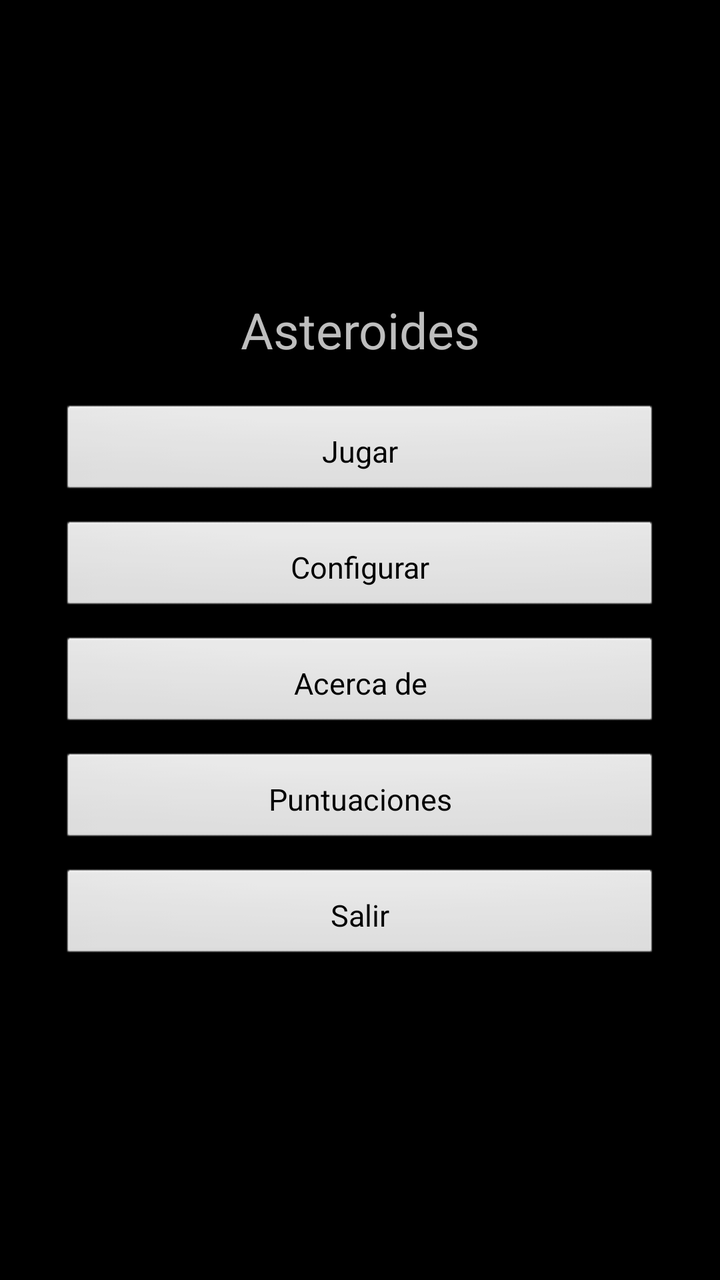
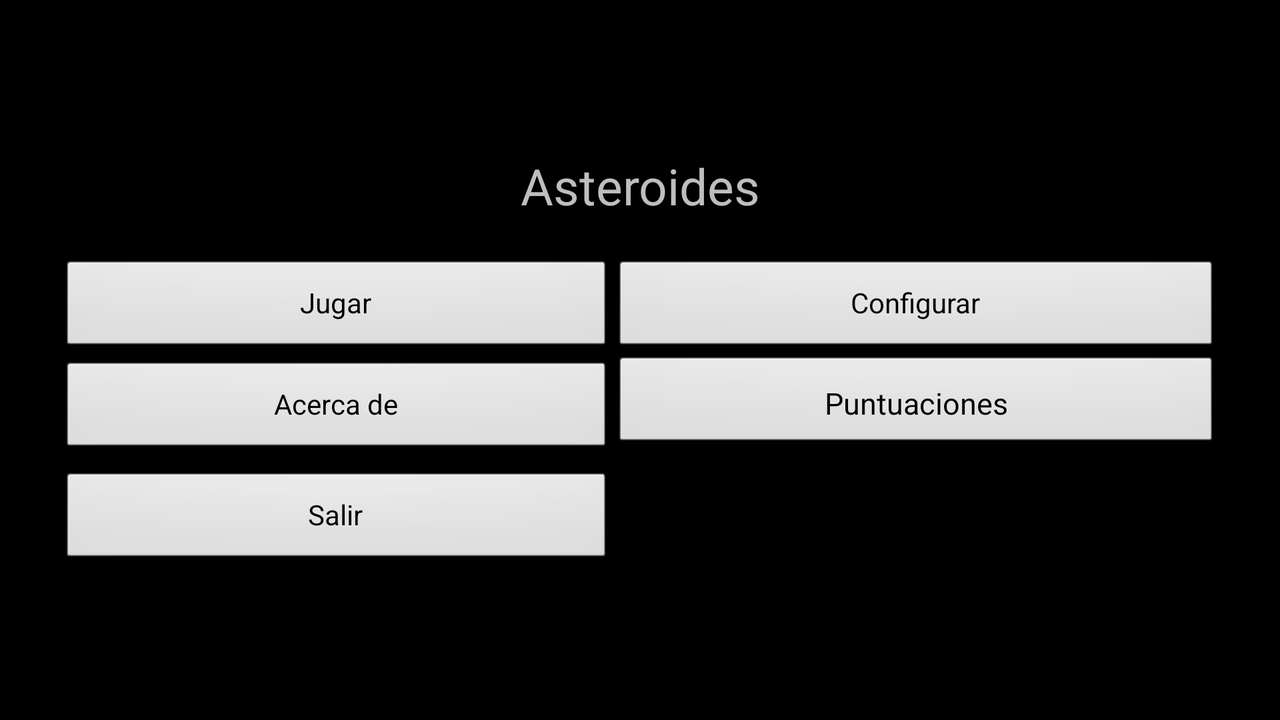

An Android layout and its configuration variant, each rendered on a device that would load it. The default file and the variant file are quoted in full after the pictures.
<!-- AndroidManifest.xml: application theme TemaAsteroides -->
<!-- res/layout/main.xml -->
<LinearLayout xmlns:android="http://schemas.android.com/apk/res/android"
    xmlns:tools="http://schemas.android.com/tools"
    android:layout_width="fill_parent"
    android:layout_height="fill_parent"
    android:background="@drawable/degradado"
    android:gravity="center"
    android:orientation="vertical"
    android:padding="30dp"
    tools:context=".Asteroides" >

    <TextView
        style="@style/textoAsteroides"
        android:text="@string/titulo_principal" />

    <Button
        android:id="@+id/btnJugar"
        style="@style/textoAsteroides.botones"
        android:text="@string/btnJugarText" />

    <Button
        android:id="@+id/btnConfigurar"
        style="@style/textoAsteroides.botones"
        android:text="@string/btnConfigurarText" />

    <Button
        android:id="@+id/btnAcercaDe"
        style="@style/textoAsteroides.botones"
        android:text="@string/btnAcercaDeText" />

    <Button
        android:id="@+id/btnPuntuaciones"
        style="@style/textoAsteroides.botones"
        android:text="@string/btnPuntuacionesText" />

    <Button
        android:id="@+id/btnSalir"
        style="@style/textoAsteroides.botones"
        android:text="@string/btnSalirText" />

</LinearLayout>
<!-- resources referenced by this layout -->
<resources>
  <string name="btnAcercaDeText">Acerca de</string>
  <string name="btnConfigurarText">Configurar</string>
  <string name="btnJugarText">Jugar</string>
  <string name="btnPuntuacionesText">Puntuaciones</string>
  <string name="btnSalirText">Salir</string>
  <string name="titulo_principal">Asteroides</string>
  <style name="textoAsteroides">
          <item name="android:layout_width">fill_parent</item>
          <item name="android:layout_height">wrap_content</item>
          <item name="android:layout_marginBottom">20sp</item>
          <item name="android:gravity">center</item>
          <item name="android:textSize">25sp</item>
      </style>
  <style name="textoAsteroides.botones">
          <item name="android:layout_marginBottom">10sp</item>
          <item name="android:textSize">15sp</item>
          <item name="android:padding">10sp</item>
      </style>
  <style name="TemaAsteroides" parent="android:Theme.NoTitleBar">
          
      </style>
</resources>
<!-- res/layout-land/main.xml (the repository's variant of the layout above) -->
<!-- drawn on the phone turned sideways -->
<LinearLayout xmlns:android="http://schemas.android.com/apk/res/android"
    xmlns:tools="http://schemas.android.com/tools"
    android:layout_width="fill_parent"
    android:layout_height="fill_parent"
    android:background="@drawable/degradado"
    android:gravity="center"
    android:orientation="vertical"
    android:padding="30dp"
    tools:context=".Asteroides" >

    <TextView
        android:layout_width="fill_parent"
        android:layout_height="wrap_content"
        android:layout_marginBottom="20dp"
        android:gravity="center"
        android:text="@string/titulo_principal"
        android:textSize="25sp" />

    <TableLayout
        android:layout_width="fill_parent"
        android:layout_height="wrap_content"
        android:stretchColumns="*" >

        <TableRow>

            <Button
                android:id="@+id/btnJugar"
                android:layout_width="fill_parent"
                android:layout_height="wrap_content"
                android:text="@string/btnJugarText" />

            <Button
                android:id="@+id/btnConfigurar"
                android:layout_width="fill_parent"
                android:layout_height="wrap_content"
                android:text="@string/btnConfigurarText" />
        </TableRow>

        <TableRow>

            <Button
                android:id="@+id/btnAcercaDe"
                android:layout_width="fill_parent"
                android:layout_height="wrap_content"
                android:text="@string/btnAcercaDeText" />

            <Button
                android:id="@+id/btnPuntuaciones"
                style="@style/textoAsteroides.botones"
                android:layout_width="fill_parent"
                android:layout_height="wrap_content"
                android:text="@string/btnPuntuacionesText" />
        </TableRow>

        <TableRow>

            <Button
                android:id="@+id/btnSalir"
                android:layout_width="fill_parent"
                android:layout_height="wrap_content"
                android:text="@string/btnSalirText" />
        </TableRow>
    </TableLayout>

</LinearLayout>
<!-- resources referenced by the variant -->
<!-- as the phone turned sideways resolves them -->
<resources>
  <string name="btnAcercaDeText">Acerca de</string>
  <string name="btnConfigurarText">Configurar</string>
  <string name="btnJugarText">Jugar</string>
  <string name="btnPuntuacionesText">Puntuaciones</string>
  <string name="btnSalirText">Salir</string>
  <string name="titulo_principal">Asteroides</string>
  <style name="textoAsteroides.botones">
          <item name="android:layout_marginBottom">10sp</item>
          <item name="android:textSize">15sp</item>
          <item name="android:padding">10sp</item>
      </style>
  <style name="TemaAsteroides" parent="android:Theme.NoTitleBar">
          
      </style>
</resources>
